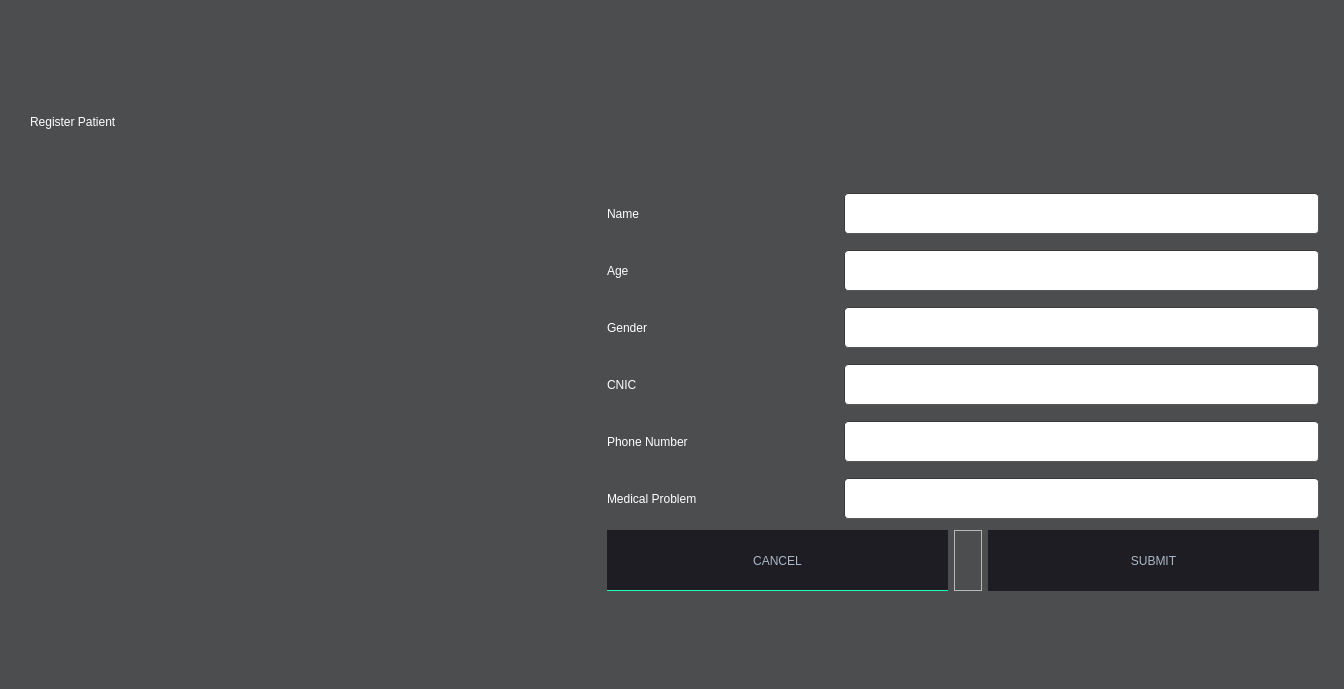
<?xml version="1.0" encoding="UTF-8"?>
<ui version="4.0">
 <class>DialogPatient</class>
 <widget class="QDialog" name="DialogPatient">
  <property name="geometry">
   <rect>
    <x>0</x>
    <y>0</y>
    <width>1344</width>
    <height>689</height>
   </rect>
  </property>
  <property name="windowTitle">
   <string>Dialog</string>
  </property>
  <property name="styleSheet">
   <string notr="true">
QMainWindow {
	background-color:rgb(76, 77, 78);
}
QDialog {
	background-color:rgb(76, 77, 78);
}
QColorDialog {
	background-color:rgb(76, 77, 78);
}
QTextEdit {
	background-color:rgb(0, 0, 0);
	color: #a9b7c6;
}
QPlainTextEdit {
	selection-background-color:#007b50;
	background-color:#1e1d23;
	border-style: solid;
	border-top-color: transparent;
	border-right-color: transparent;
	border-left-color: transparent;
	border-bottom-color: transparent;
	border-width: 1px;
	color: #a9b7c6;
}
QPushButton{
	border-style: solid;
	border-top-color: transparent;
	border-right-color: transparent;
	border-left-color: transparent;
	border-bottom-color: transparent;
	border-width: 1px;
	border-style: solid;
	color: #a9b7c6;
	padding: 2px;
	background-color: #1e1d23;
}
QPushButton::default{
	border-style: inset;
	border-top-color: transparent;
	border-right-color: transparent;
	border-left-color: transparent;
	border-bottom-color: #04b97f;
	border-width: 1px;
	color: #a9b7c6;
	padding: 2px;
	background-color: #1e1d23;
}
QToolButton {
	border-style: solid;
	border-top-color: transparent;
	border-right-color: transparent;
	border-left-color: transparent;
	border-bottom-color: #04b97f;
	border-bottom-width: 1px;
	border-style: solid;
	color: #a9b7c6;
	padding: 2px;
	background-color: #1e1d23;
}
QToolButton:hover{
	border-style: solid;
	border-top-color: transparent;
	border-right-color: transparent;
	border-left-color: transparent;
	border-bottom-color: #37efba;
	border-bottom-width: 2px;
	border-style: solid;
	color: #FFFFFF;
	padding-bottom: 1px;
	background-color: #1e1d23;
}
QPushButton:hover{
	border-style: solid;
	border-top-color: transparent;
	border-right-color: transparent;
	border-left-color: transparent;
	border-bottom-color: #37efba;
	border-bottom-width: 1px;
	border-style: solid;
	color: #FFFFFF;
	padding-bottom: 2px;
	background-color: #1e1d23;
}
QPushButton:pressed{
	border-style: solid;
	border-top-color: transparent;
	border-right-color: transparent;
	border-left-color: transparent;
	border-bottom-color: #37efba;
	border-bottom-width: 2px;
	border-style: solid;
	color: #37efba;
	padding-bottom: 1px;
	background-color: #1e1d23;
}
QPushButton:disabled{
	border-style: solid;
	border-top-color: transparent;
	border-right-color: transparent;
	border-left-color: transparent;
	border-bottom-color: #808086;
	border-bottom-width: 2px;
	border-style: solid;
	color: #808086;
	padding-bottom: 1px;
	background-color: #1e1d23;
}
QLineEdit {
	border-width: 1px; border-radius: 4px;
	border-color: rgb(58, 58, 58);
	border-style: inset;
	padding: 0 8px;
	color: #a9b7c6;
	background:#1e1d23;
	selection-background-color:#007b50;
	selection-color: #FFFFFF;
}
QLabel {
	color: rgb(255, 255, 255);
}
QLCDNumber {
	color: #37e6b4;
}
QProgressBar {
	text-align: center;
	color: rgb(240, 240, 240);
	border-width: 1px; 
	border-radius: 10px;
	border-color: rgb(58, 58, 58);
	border-style: inset;
	background-color:#1e1d23;
}
QProgressBar::chunk {
	background-color: #04b97f;
	border-radius: 5px;
}
QMenuBar {
	background-color: #1e1d23;
}
QMenuBar::item {
	color: #a9b7c6;
  	spacing: 3px;
  	padding: 1px 4px;
  	background: #1e1d23;
}

QMenuBar::item:selected {
  	background:#1e1d23;
	color: #FFFFFF;
}
QMenu::item:selected {
	border-style: solid;
	border-top-color: transparent;
	border-right-color: transparent;
	border-left-color: #04b97f;
	border-bottom-color: transparent;
	border-left-width: 2px;
	color: #FFFFFF;
	padding-left:15px;
	padding-top:4px;
	padding-bottom:4px;
	padding-right:7px;
	background-color: #1e1d23;
}
QMenu::item {
	border-style: solid;
	border-top-color: transparent;
	border-right-color: transparent;
	border-left-color: transparent;
	border-bottom-color: transparent;
	border-bottom-width: 1px;
	border-style: solid;
	color: #a9b7c6;
	padding-left:17px;
	padding-top:4px;
	padding-bottom:4px;
	padding-right:7px;
	background-color: #1e1d23;
}
QMenu{
	background-color:#1e1d23;
}
QTabWidget {
	color:rgb(0,0,0);
	background-color:#1e1d23;
}
QTabWidget::pane {
		border-color: rgb(77,77,77);
		background-color:#1e1d23;
		border-style: solid;
		border-width: 1px;
    	border-radius: 6px;
}
QTabBar::tab {
	border-style: solid;
	border-top-color: transparent;
	border-right-color: transparent;
	border-left-color: transparent;
	border-bottom-color: transparent;
	border-bottom-width: 1px;
	border-style: solid;
	color: #808086;
	padding: 3px;
	margin-left:3px;
	background-color: #1e1d23;
}
QTabBar::tab:selected, QTabBar::tab:last:selected, QTabBar::tab:hover {
  	border-style: solid;
	border-top-color: transparent;
	border-right-color: transparent;
	border-left-color: transparent;
	border-bottom-color: #04b97f;
	border-bottom-width: 2px;
	border-style: solid;
	color: #FFFFFF;
	padding-left: 3px;
	padding-bottom: 2px;
	margin-left:3px;
	background-color: #1e1d23;
}

QCheckBox {
	color: #a9b7c6;
	padding: 2px;
}
QCheckBox:disabled {
	color: #808086;
	padding: 2px;
}

QCheckBox:hover {
	border-radius:4px;
	border-style:solid;
	padding-left: 1px;
	padding-right: 1px;
	padding-bottom: 1px;
	padding-top: 1px;
	border-width:1px;
	border-color: rgb(87, 97, 106);
	background-color:#1e1d23;
}
QCheckBox::indicator:checked {

	height: 10px;
	width: 10px;
	border-style:solid;
	border-width: 1px;
	border-color: #04b97f;
	color: #a9b7c6;
	background-color: #04b97f;
}
QCheckBox::indicator:unchecked {

	height: 10px;
	width: 10px;
	border-style:solid;
	border-width: 1px;
	border-color: #04b97f;
	color: #a9b7c6;
	background-color: transparent;
}
QRadioButton {
	color: #a9b7c6;
	background-color: #1e1d23;
	padding: 1px;
}
QRadioButton::indicator:checked {
	height: 10px;
	width: 10px;
	border-style:solid;
	border-radius:5px;
	border-width: 1px;
	border-color: #04b97f;
	color: #a9b7c6;
	background-color: #04b97f;
}
QRadioButton::indicator:!checked {
	height: 10px;
	width: 10px;
	border-style:solid;
	border-radius:5px;
	border-width: 1px;
	border-color: #04b97f;
	color: #a9b7c6;
	background-color: transparent;
}
QStatusBar {
	color:#027f7f;
}
QSpinBox {
	color: #a9b7c6;	
	background-color: #1e1d23;
}
QDoubleSpinBox {
	color: #a9b7c6;	
	background-color: #1e1d23;
}
QTimeEdit {
	color: #a9b7c6;	
	background-color: #1e1d23;
}
QDateTimeEdit {
	color: #a9b7c6;	
	background-color: #1e1d23;
}
QDateEdit {
	color: #a9b7c6;	
	background-color: #1e1d23;
}
QComboBox {
	color: #a9b7c6;	
	background: #1e1d23;
}
QComboBox:editable {
	background: #1e1d23;
	color: #a9b7c6;
	selection-background-color: #1e1d23;
}
QComboBox QAbstractItemView {
	color: #a9b7c6;	
	background: #1e1d23;
	selection-color: #FFFFFF;
	selection-background-color: #1e1d23;
}
QComboBox:!editable:on, QComboBox::drop-down:editable:on {
	color: #a9b7c6;	
	background: #1e1d23;
}
QFontComboBox {
	color: #a9b7c6;	
	background-color: #1e1d23;
}
QToolBox {
	color: #a9b7c6;
	background-color: #1e1d23;
}
QToolBox::tab {
	color: #a9b7c6;
	background-color: #1e1d23;
}
QToolBox::tab:selected {
	color: #FFFFFF;
	background-color: #1e1d23;
}
QScrollArea {
	color: #FFFFFF;
	background-color: #1e1d23;
}
QSlider::groove:horizontal {
	height: 5px;
	background: #04b97f;
}
QSlider::groove:vertical {
	width: 5px;
	background: #04b97f;
}
QSlider::handle:horizontal {
	background: qlineargradient(x1:0, y1:0, x2:1, y2:1, stop:0 #b4b4b4, stop:1 #8f8f8f);
	border: 1px solid #5c5c5c;
	width: 14px;
	margin: -5px 0;
	border-radius: 7px;
}
QSlider::handle:vertical {
	background: qlineargradient(x1:1, y1:1, x2:0, y2:0, stop:0 #b4b4b4, stop:1 #8f8f8f);
	border: 1px solid #5c5c5c;
	height: 14px;
	margin: 0 -5px;
	border-radius: 7px;
}
QSlider::add-page:horizontal {
    background: white;
}
QSlider::add-page:vertical {
    background: white;
}
QSlider::sub-page:horizontal {
    background: #04b97f;
}
QSlider::sub-page:vertical {
    background: #04b97f;
}</string>
  </property>
  <widget class="QWidget" name="">
   <property name="geometry">
    <rect>
     <x>30</x>
     <y>61</y>
     <width>1289</width>
     <height>530</height>
    </rect>
   </property>
   <layout class="QGridLayout" name="gridLayout_5">
    <item row="0" column="0">
     <widget class="QLabel" name="label">
      <property name="minimumSize">
       <size>
        <width>1281</width>
        <height>111</height>
       </size>
      </property>
      <property name="styleSheet">
       <string notr="true">font: 30pt &quot;Modern No. 20&quot;;</string>
      </property>
      <property name="text">
       <string>Register Patient </string>
      </property>
     </widget>
    </item>
    <item row="1" column="0">
     <layout class="QGridLayout" name="gridLayout_4">
      <item row="0" column="0">
       <widget class="QLabel" name="label_medicine">
        <property name="minimumSize">
         <size>
          <width>571</width>
          <height>401</height>
         </size>
        </property>
        <property name="styleSheet">
         <string notr="true">background-color:rgb(76, 77, 78) ; 
font: 700 30pt &quot;HoloLens MDL2 Assets&quot;;
color:rgb(255, 255, 255);
</string>
        </property>
        <property name="text">
         <string/>
        </property>
       </widget>
      </item>
      <item row="0" column="1">
       <layout class="QGridLayout" name="gridLayout_3">
        <item row="0" column="0">
         <layout class="QGridLayout" name="gridLayout">
          <item row="0" column="0">
           <widget class="QLabel" name="label_3">
            <property name="minimumSize">
             <size>
              <width>231</width>
              <height>51</height>
             </size>
            </property>
            <property name="styleSheet">
             <string notr="true">font: 25pt &quot;Modern No. 20&quot;;</string>
            </property>
            <property name="text">
             <string>Name </string>
            </property>
           </widget>
          </item>
          <item row="0" column="1">
           <widget class="QLineEdit" name="linename">
            <property name="minimumSize">
             <size>
              <width>421</width>
              <height>41</height>
             </size>
            </property>
            <property name="font">
             <font>
              <pointsize>14</pointsize>
              <bold>true</bold>
             </font>
            </property>
            <property name="styleSheet">
             <string notr="true">background-color:rgb(255, 255, 255)</string>
            </property>
           </widget>
          </item>
          <item row="1" column="0">
           <widget class="QLabel" name="label_9">
            <property name="minimumSize">
             <size>
              <width>231</width>
              <height>51</height>
             </size>
            </property>
            <property name="styleSheet">
             <string notr="true">font: 25pt &quot;Modern No. 20&quot;;</string>
            </property>
            <property name="text">
             <string>Age</string>
            </property>
           </widget>
          </item>
          <item row="1" column="1">
           <widget class="QLineEdit" name="lineage">
            <property name="minimumSize">
             <size>
              <width>421</width>
              <height>41</height>
             </size>
            </property>
            <property name="font">
             <font>
              <pointsize>14</pointsize>
              <bold>true</bold>
             </font>
            </property>
            <property name="styleSheet">
             <string notr="true">background-color:rgb(255, 255, 255)</string>
            </property>
           </widget>
          </item>
          <item row="2" column="0">
           <widget class="QLabel" name="label_18">
            <property name="minimumSize">
             <size>
              <width>231</width>
              <height>51</height>
             </size>
            </property>
            <property name="styleSheet">
             <string notr="true">font: 25pt &quot;Modern No. 20&quot;;</string>
            </property>
            <property name="text">
             <string>Gender</string>
            </property>
           </widget>
          </item>
          <item row="2" column="1">
           <widget class="QLineEdit" name="linegender">
            <property name="minimumSize">
             <size>
              <width>421</width>
              <height>41</height>
             </size>
            </property>
            <property name="font">
             <font>
              <pointsize>14</pointsize>
              <bold>true</bold>
             </font>
            </property>
            <property name="styleSheet">
             <string notr="true">background-color:rgb(255, 255, 255)</string>
            </property>
            <property name="text">
             <string/>
            </property>
           </widget>
          </item>
          <item row="3" column="0">
           <widget class="QLabel" name="label_19">
            <property name="minimumSize">
             <size>
              <width>231</width>
              <height>51</height>
             </size>
            </property>
            <property name="styleSheet">
             <string notr="true">font: 25pt &quot;Modern No. 20&quot;;</string>
            </property>
            <property name="text">
             <string>CNIC</string>
            </property>
           </widget>
          </item>
          <item row="3" column="1">
           <widget class="QLineEdit" name="linecnic">
            <property name="minimumSize">
             <size>
              <width>421</width>
              <height>41</height>
             </size>
            </property>
            <property name="font">
             <font>
              <pointsize>14</pointsize>
              <bold>true</bold>
             </font>
            </property>
            <property name="styleSheet">
             <string notr="true">background-color:rgb(255, 255, 255)</string>
            </property>
            <property name="text">
             <string/>
            </property>
           </widget>
          </item>
          <item row="4" column="0">
           <widget class="QLabel" name="label_20">
            <property name="minimumSize">
             <size>
              <width>231</width>
              <height>51</height>
             </size>
            </property>
            <property name="styleSheet">
             <string notr="true">font: 25pt &quot;Modern No. 20&quot;;</string>
            </property>
            <property name="text">
             <string>Phone Number</string>
            </property>
           </widget>
          </item>
          <item row="4" column="1">
           <widget class="QLineEdit" name="linephone">
            <property name="minimumSize">
             <size>
              <width>421</width>
              <height>41</height>
             </size>
            </property>
            <property name="font">
             <font>
              <pointsize>14</pointsize>
              <bold>true</bold>
             </font>
            </property>
            <property name="styleSheet">
             <string notr="true">background-color:rgb(255, 255, 255)</string>
            </property>
            <property name="text">
             <string/>
            </property>
           </widget>
          </item>
          <item row="5" column="0">
           <widget class="QLabel" name="label_21">
            <property name="minimumSize">
             <size>
              <width>231</width>
              <height>51</height>
             </size>
            </property>
            <property name="styleSheet">
             <string notr="true">font: 25pt &quot;Modern No. 20&quot;;</string>
            </property>
            <property name="text">
             <string>Medical Problem</string>
            </property>
           </widget>
          </item>
          <item row="5" column="1">
           <widget class="QLineEdit" name="linemedical">
            <property name="minimumSize">
             <size>
              <width>421</width>
              <height>41</height>
             </size>
            </property>
            <property name="font">
             <font>
              <pointsize>14</pointsize>
              <bold>true</bold>
             </font>
            </property>
            <property name="styleSheet">
             <string notr="true">background-color:rgb(255, 255, 255)</string>
            </property>
            <property name="text">
             <string/>
            </property>
           </widget>
          </item>
         </layout>
        </item>
        <item row="1" column="0">
         <layout class="QGridLayout" name="gridLayout_2">
          <item row="0" column="0">
           <widget class="QPushButton" name="pushButton_3">
            <property name="minimumSize">
             <size>
              <width>341</width>
              <height>61</height>
             </size>
            </property>
            <property name="text">
             <string>CANCEL</string>
            </property>
           </widget>
          </item>
          <item row="0" column="1">
           <widget class="QFrame" name="frame">
            <property name="minimumSize">
             <size>
              <width>20</width>
              <height>51</height>
             </size>
            </property>
            <property name="frameShape">
             <enum>QFrame::StyledPanel</enum>
            </property>
            <property name="frameShadow">
             <enum>QFrame::Raised</enum>
            </property>
           </widget>
          </item>
          <item row="0" column="2">
           <widget class="QPushButton" name="pushButton_4">
            <property name="minimumSize">
             <size>
              <width>331</width>
              <height>61</height>
             </size>
            </property>
            <property name="text">
             <string>SUBMIT</string>
            </property>
           </widget>
          </item>
         </layout>
        </item>
       </layout>
      </item>
     </layout>
    </item>
   </layout>
  </widget>
 </widget>
 <resources/>
 <connections/>
</ui>
